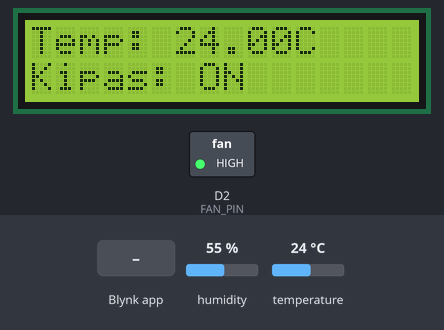
This sketch was run on a simulated ESP8266 (NodeMCU). Parts: 16×2 character LCD, switched loads named in the sketch (green lamp = pin HIGH). The test bench sets the inputs (shaded band); at power-on: temperature 24 °C, humidity 55 %. WiFi joins after 1.5 s; servers stay silent unless stated; what the sketch prints to the serial monitor is not drawn.

Above: at 3.0 s.
3.1 s: Blynk app writes 200 to V3
At 4.6 s:
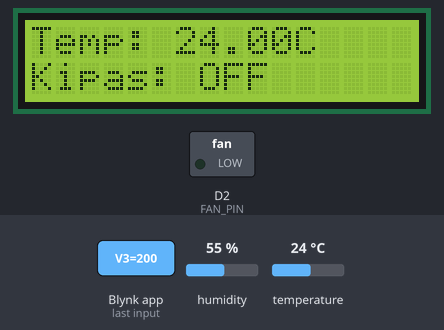
5.8 s: temperature set to 12 °C
At 6.7 s:
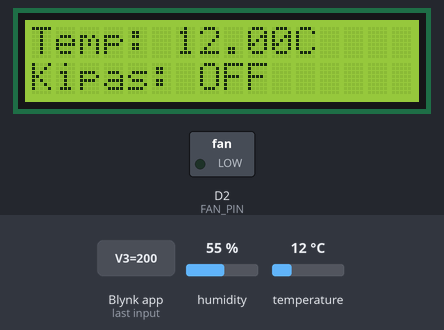
8.5 s: Blynk app writes 1 to V3
At 11.0 s:
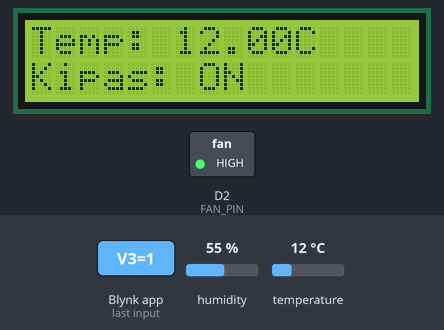
11.4 s: temperature set to 19 °C
At 13.1 s:
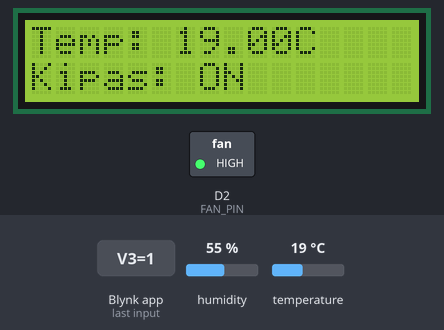
14.1 s: temperature set to 28 °C
At 17.3 s:
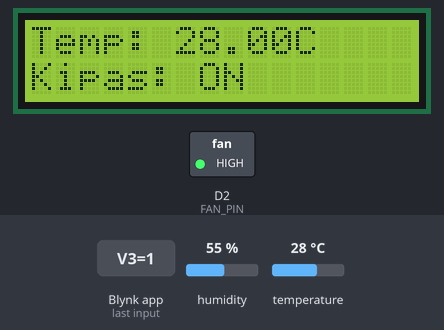
Timing chart, 0 to 18.5 s (numbered marks = the images above; inputs shaded):
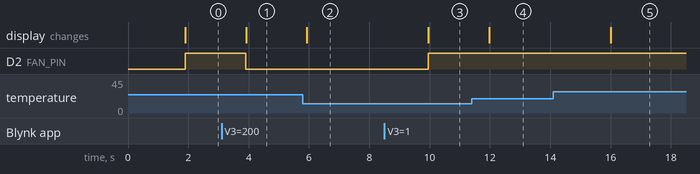

Measured:
- after the input at 3.1 s, D2 (FAN_PIN): HIGH → LOW after 0.81 s; the display: changes after 0.81 s (image 1)
- after the input at 5.8 s, the display: changes after 0.13 s (image 2)
- after the input at 8.5 s, D2 (FAN_PIN): LOW → HIGH after 1.5 s; the display: changes after 1.5 s (image 3)
- after the input at 11.4 s, the display: changes after 0.58 s (image 4)
- after the input at 14.1 s, the display: changes after 1.9 s (image 5)

The sketch:

BreezeSense_IoT.ino
```cpp
#include <ESP8266WiFi.h>
#include <BlynkSimpleEsp8266.h>
#include <DHT.h>
#include <Wire.h>
#include <LiquidCrystal_I2C.h>

// Definisikan konstanta dan variabel yang digunakan
#define BLYNK_TEMPLATE_ID "TMPL6NcMEmi2K"
#define BLYNK_TEMPLATE_NAME "IoT Automatic"
#define BLYNK_AUTH_TOKEN "6tHNXmCVHrYP4KuGCTZNINniNtRfwmzb"

#define DHTPIN D5     // Pin digital terhubung ke sensor DHT
#define DHTTYPE DHT22 // Tipe sensor DHT yang digunakan

#define FAN_PIN D2    // Pin relay kipas
WidgetLED FAN(V0);

char auth[] = BLYNK_AUTH_TOKEN;
char ssid[] = "gampang";
char pass[] = "12345678";

float humDHT = 0;
float tempDHT = 0;
int Val = 0; // Batas suhu untuk menghidupkan kipas

// Inisialisasi sensor DHT
DHT dht(DHTPIN, DHTTYPE);

// Inisialisasi objek LCD I2C dengan alamat 0x27
LiquidCrystal_I2C lcd(0x27, 16, 2);

void setup() {
  Serial.begin(115200);
  pinMode(FAN_PIN, OUTPUT);
  digitalWrite(FAN_PIN, LOW); // Kipas mati pada awalnya
  Serial.println(F("DHTxx test!"));
  dht.begin();
  Blynk.begin(auth, ssid, pass);

  // Inisialisasi LCD I2C dengan pin SDA dan SCL yang ditentukan
  Wire.begin(D6, D7); // Set pin D6 untuk SDA dan D7 untuk SCL
  lcd.begin();
  lcd.backlight();

  // Tampilkan teks di baris pertama
  lcd.setCursor(0, 0);
  lcd.print("Temp: ");

  // Tampilkan teks di baris kedua untuk status kipas
  lcd.setCursor(0, 1);
  lcd.print("Kipas: ");
}

BLYNK_WRITE(V3) {
  Val = param.asInt(); // Menyimpan nilai dari pin virtual V3 ke variabel

  Serial.print("The Threshold value is: ");
  Serial.println(Val);
  Serial.println();
}

void loop() {
  Blynk.run();

  // Membaca suhu dan kelembaban dari sensor DHT
  humDHT = dht.readHumidity();
  tempDHT = dht.readTemperature();

  // Periksa apakah pembacaan suhu gagal
  if (isnan(tempDHT)) {
    Serial.println("Failed to read temperature from DHT sensor!");
    return;
  }

  // Tampilkan data suhu pada LCD
  lcd.setCursor(6, 0); // Mulai menulis suhu dari kolom ke-7
  lcd.print(tempDHT);
  lcd.print("C");

  // Tampilkan status kipas (Kipas ON atau Kipas OFF) pada LCD
  lcd.setCursor(7, 1); // Mulai menulis status kipas dari kolom ke-8
  if (tempDHT >= Val) { // Kipas menyala jika suhu lebih besar atau sama dengan Val
    digitalWrite(FAN_PIN, HIGH);
    FAN.on();
    lcd.print("ON ");
    Serial.println("Fan ON");
  } else { // Kipas mati jika suhu kurang dari Val
    digitalWrite(FAN_PIN, LOW);
    FAN.off();
    lcd.print("OFF");
    Serial.println("Fan OFF");
  }

  // Kirim nilai suhu dan kelembaban ke Blynk
  Blynk.virtualWrite(V1, tempDHT);
  Blynk.virtualWrite(V2, humDHT);

  delay(2000); // Delay untuk memperlambat tampilan pada LCD
}
```
